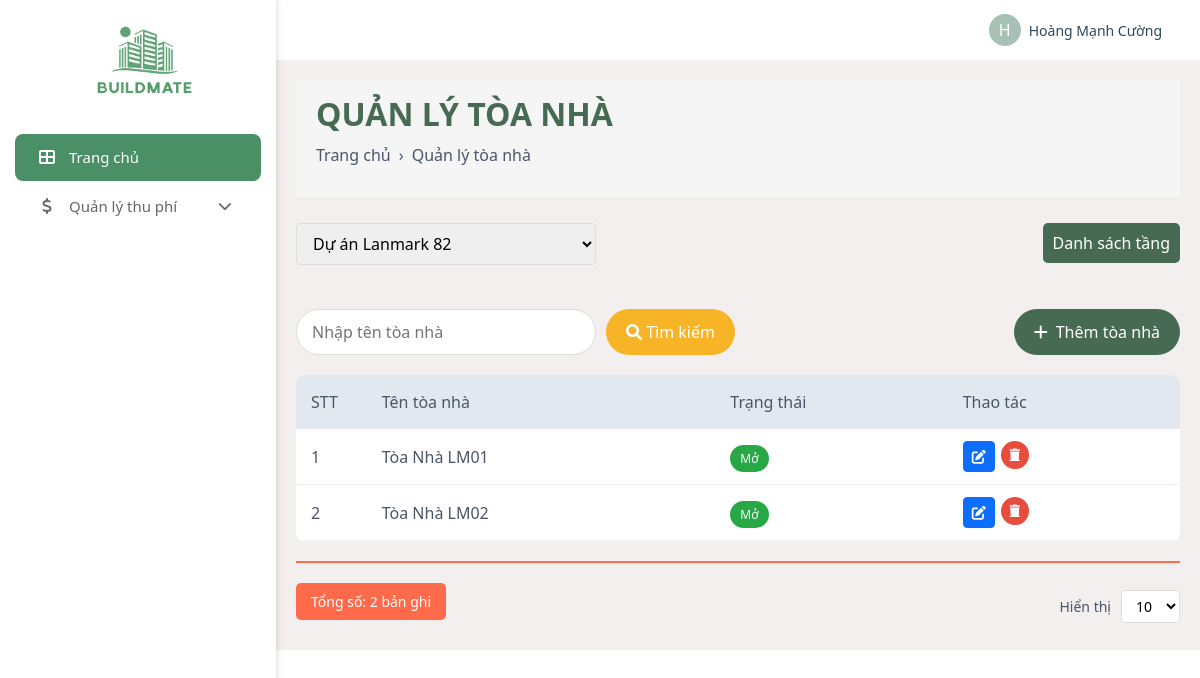
Page /admin/data-info/building_management.php?project_id=1 (signed in) on the committed database.
### tables this page shows
CREATE TABLE `buildings` (
  `ID` int(11) NOT NULL,
  `Name` varchar(255) NOT NULL,
  `Code` varchar(50) NOT NULL,
  `Status` varchar(50) DEFAULT 'active',
  `ProjectId` int(11) NOT NULL
);

### admin/data-info/building_management.php (the view, shortened to what this page needs)
<?php
include '../../database/DBController.php';
$select_projects = mysqli_query($conn, "SELECT ProjectID, Name FROM Projects ORDER BY Name");
$project_id = isset($_GET['project_id']) ? $_GET['project_id'] : '';
$records_per_page = isset($_GET['per_page']) ? (int)$_GET['per_page'] : 10;
$page = isset($_GET['page']) ? (int)$_GET['page'] : 1;
$offset = ($page - 1) * $records_per_page;
$search_term = isset($_GET['search']) ? mysqli_real_escape_string($conn, $_GET['search']) : '';
$total_records = 0;
if(!empty($project_id)) {
    $count_query = mysqli_query($conn, "SELECT COUNT(*) as total FROM Buildings
        WHERE ProjectId = '$project_id'
        " . (!empty($search_term) ? "AND Name LIKE '%$search_term%'" : ""));
    $total_records = mysqli_fetch_assoc($count_query)['total'];
    $select_buildings = mysqli_query($conn, "SELECT * FROM Buildings
        WHERE ProjectId = '$project_id'
        " . (!empty($search_term) ? "AND Name LIKE '%$search_term%'" : "") . "
        ORDER BY ID
        LIMIT $offset, $records_per_page");
}
?>
<!DOCTYPE html>
<html lang="en">
<head>
    <link rel="stylesheet" href="https://cdnjs.cloudflare.com/ajax/libs/font-awesome/6.0.0/css/all.min.css">
    <link href="https://cdn.jsdelivr.net/npm/bootstrap@5.3.0/dist/css/bootstrap.min.css" rel="stylesheet">
    <link rel="stylesheet" href="../css/admin_style.css">
</head>
<body>
    <div class="d-flex">
        <?php include '../admin_navbar.php'; ?>
        <div style="width: 100%;">
            <?php include '../admin_header.php'; ?>
            <div class="manage-container">
                <div class="page-header">
                    <h2 style="font-weight: bold; color: #476a52; margin-bottom: 10px; text-transform: uppercase;">QUẢN LÝ TÒA NHÀ</h2>
                    <div class="breadcrumb">
                        <a href="/webquanlytoanha/admin/dashboard.php">Trang chủ</a>
                        <span style="margin: 0 8px;">›</span>
                        <span>Quản lý tòa nhà</span>
                    </div>
                </div>
                <div class="mb-4 mt-4">
                    <select class="project-select" onchange="window.location.href='building_management.php?project_id='+this.value">
                        <?php while($project = mysqli_fetch_assoc($select_projects)) { ?>
                            <option value="<?php echo $project['ProjectID']; ?>" <?php echo ($project_id == $project['ProjectID']) ? 'selected' : ''; ?>>
                                <?php echo $project['Name']; ?>
                            </option>
                        <?php } ?>
                    </select>
                    <a href="floor_management.php" style=" float: right; text-decoration: none; background-color: #476a52; color: white; width: fit-content; padding: 8px 10px; border-radius: 5px;">
                        <span class="modal-title">Danh sách tầng</span>
                    </a>
                </div>
                <div class="search-container">
                    <div class="d-flex">
                        <form action="" method="GET" class="d-flex">
                            <input type="text" name="search" class="search-input" placeholder="Nhập tên tòa nhà"
                                value="<?php echo isset($_GET['search']) ? htmlspecialchars($_GET['search']) : ''; ?>">
                            <button type="submit" class="search-btn">
                                <i class="fas fa-search"></i> Tìm kiếm
                            </button>
                        </form>
                    </div>
                    <button type="button" class="add-btn" data-bs-toggle="modal" data-bs-target="#addBuildingModal" <?php echo empty($project_id) ? 'disabled' : ''; ?>>
                        <i class="fas fa-plus"></i> Thêm tòa nhà
                    </button>
                </div>
                <table class="company-table">
                    <thead>
                        <tr>
                            <th width="5%">STT</th>
                            <th width="30%">Tên tòa nhà</th>
                            <th width="20%">Trạng thái</th>
                            <th width="20%">Thao tác</th>
                        </tr>
                    </thead>
                    <tbody>
                        <?php
                        if(!empty($project_id)) {
                            if(mysqli_num_rows($select_buildings) > 0) {
                                $counter = 1;
                                while($building = mysqli_fetch_assoc($select_buildings)) {
                                    ?>
                                    <tr>
                                        <td><?php echo $counter++; ?></td>
                                        <td><?php echo $building['Name']; ?></td>
                                        <td>
                                            <span class="status-badge <?php echo $building['Status'] == 'active' ? 'status-active' : 'status-inactive'; ?>">
                                                <?php echo $building['Status'] == 'active' ? 'Mở' : 'Đóng'; ?>
                                            </span>
                                        </td>
                                        <td>
                                            <div class="d-flex">
                                                <button type='button' class='btn btn-sm btn-primary me-1'
                                                    onclick='editBuilding(
                                                        "<?php echo $building['ID']; ?>",
                                                        "<?php echo $building['Name']; ?>",
                                                        "<?php echo $building['Code']; ?>",
                                                        "<?php echo $building['Status']; ?>"
                                                    )'>
                                                    <i class='fas fa-edit'></i>
                                                </button>
                                                <a href="building_management.php?project_id=<?php echo $project_id; ?>&delete=<?php echo $building['ID']; ?>"
                                                class="action-btn delete-btn"
                                                onclick="return confirm('Bạn có chắc chắn muốn xóa tòa nhà này?');">
                                                    <i class="fas fa-trash"></i>
                                                </a>
                                            </div>
                                        </td>
                                    </tr>
                                    <?php
                                }
                            } else {
                                echo '<tr><td colspan="4" class="text-center">Chưa có tòa nhà nào trong dự án này</td></tr>';
                            }
                        } else {
                            echo '<tr><td colspan="4" class="text-center">Vui lòng chọn dự án</td></tr>';
                        }
                        ?>
                    </tbody>
                </table>
                <div class="separator-line"></div>
                <div class="pagination">
                    <div class="total-count">Tổng số: <?php echo $total_records; ?> bản ghi</div>
                    <div class="items-per-page">
                        <span>Hiển thị</span>
                        <select class="dropdown-per-page" onchange="window.location.href='?project_id=<?php echo $project_id; ?>&page=1&per_page='+this.value+'<?php echo !empty($search_term) ? '&search='.urlencode($search_term) : ''; ?>'">
                            <option value="10" <?php echo ($records_per_page == 10) ? 'selected' : ''; ?>>10</option>
                        </select>
                    </div>
                </div>
            </div>
        </div>
    </div>
</body>
</html>

### admin/css/admin_style.css (style rules this page uses)
* { margin: 0; padding: 0; box-sizing: border-box; }
body { margin: 0; font-family: Arial, sans-serif; }
.manage-container { width: calc(100% - 250px); }

### admin/data-info/building_management.php (style rules this page uses)
body { background-color: #f5f5f5; font-family: 'Segoe UI', Tahoma, Geneva, Verdana, sans-serif; }
.page-header { background-color: #f5f5f5; padding: 15px 20px; color: #4a5568; border-bottom: 1px solid #eaeaea; }
.breadcrumb { display: flex; align-items: center; margin-bottom: 0; padding: 0; background-color: transparent; font-size: 14px; }
.breadcrumb a { color: #4a5568; text-decoration: none; }
.search-container { display: flex; justify-content: space-between; margin: 20px 0; }
.search-input { width: 300px; padding: 10px 15px; border: 1px solid #ddd; border-radius: 50px; outline: none; }
.search-btn { padding: 8px 20px; border: none; border-radius: 50px; background-color: #f8b427; color: white; cursor: pointer; margin-left: 10px; }
.add-btn { padding: 10px 20px; border: none; border-radius: 50px; background-color: #476a52; color: white; cursor: pointer; display: flex; align-items: center; gap: 8px; text-decoration: none; }
.company-table { width: 100%; background-color: white; border-radius: 8px; overflow: hidden; margin-top: 20px; border-collapse: collapse; }
.company-table th { background-color: #e2e8f0; color: #4a5568; text-align: left; padding: 15px; font-weight: 500; }
.company-table td { padding: 12px 15px; border-bottom: 1px solid #f2f2f2; color: #4a5568; }
.action-btn { width: 28px; height: 28px; border-radius: 50%; display: inline-flex; align-items: center; justify-content: center; color: white; margin: 0 2px; font-size: 12px; }
.delete-btn { background-color: #e74c3c; }
.pagination { display: flex; justify-content: space-between; align-items: center; margin-top: 20px; font-size: 14px; color: #4a5568; }
.items-per-page { display: flex; align-items: center; gap: 10px; }
.dropdown-per-page { padding: 5px 10px; border: 1px solid #ddd; border-radius: 4px; background-color: white; }
.manage-container { background:rgb(243, 239, 239) !important; width: 100%; padding: 20px; }
.separator-line { height: 2px; background-color: #ff6b4a; margin: 20px 0; }
.total-count { padding: 8px 15px; background-color: #ff6b4a; color: white; border-radius: 5px; display: inline-block; font-weight: 500; margin-bottom: 10px; }
.project-select { width: 300px; padding: 8px 12px; border: 1px solid #ddd; border-radius: 4px; margin-bottom: 20px; }
.status-badge { padding: 5px 10px; border-radius: 15px; font-size: 12px; font-weight: 500; }
.status-active { background-color: #28a745; color: white; }

### rows in the picture
buildings: Name "Tòa Nhà LM01", Status "Mở"
buildings: Name "Tòa Nhà LM02", Status "Mở"

### other values in the picture
substr($name, 0, 1) "H"
$name "Hoàng Mạnh Cường"
$total_records "2"
form field value "Dự án Lanmark 82"
